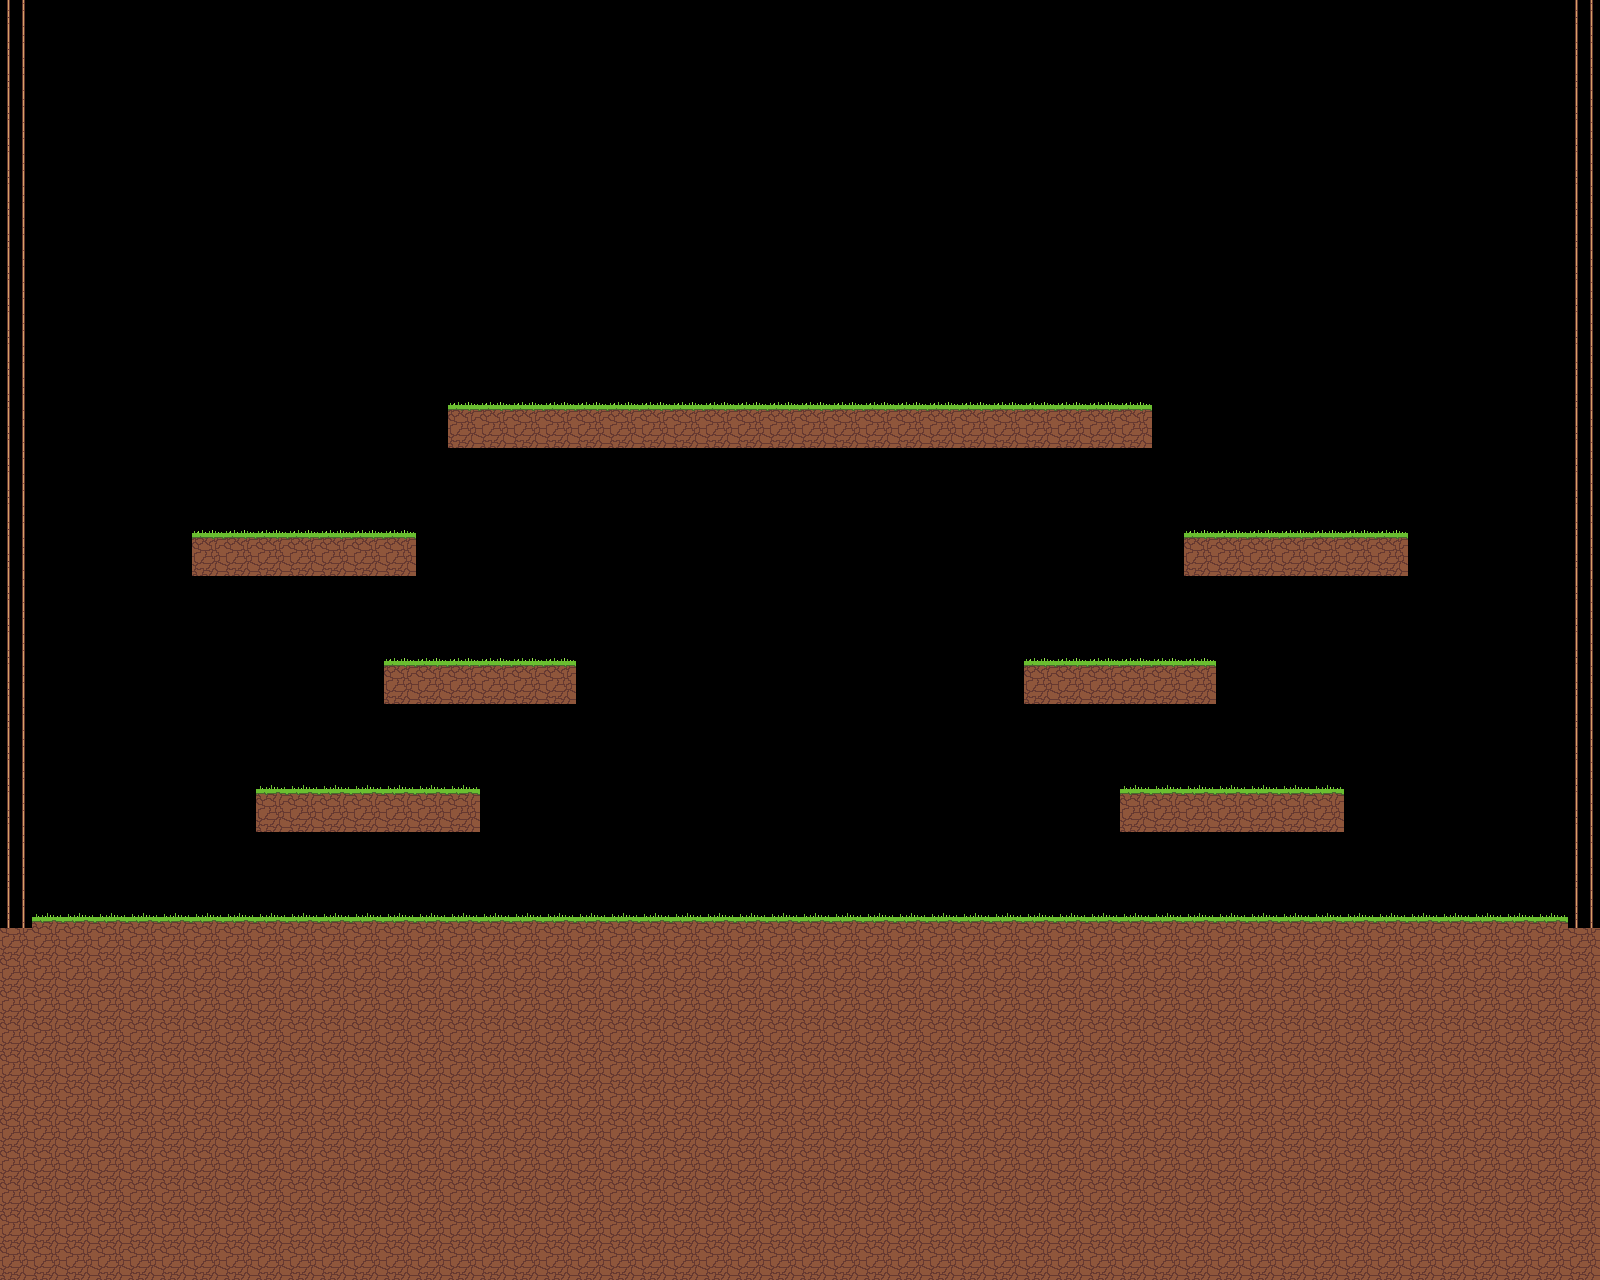

Rendered tile map (Tiled .tmx) drawn with the repository's tilesets; below, a short description and the full map source, tile grids included:
An orthogonal 50x40 tile map with 32x32 px tiles, 1 tile layer (suelos) and 22 objects.

<map version="1.10" tiledversion="1.10.2" orientation="orthogonal" renderorder="right-down" width="50" height="40" tilewidth="32" tileheight="32" infinite="0" nextlayerid="6" nextobjectid="113">
 <tileset firstgid="1" source="tilemap1_32.tsx" />
 <layer id="1" name="suelos" width="50" height="40">
  <data encoding="csv">
8,0,0,0,0,0,0,0,0,0,0,0,0,0,0,0,0,0,0,0,0,0,0,0,0,0,0,0,0,0,0,0,0,0,0,0,0,0,0,0,0,0,0,0,0,0,0,0,0,8,
8,0,0,0,0,0,0,0,0,0,0,0,0,0,0,0,0,0,0,0,0,0,0,0,0,0,0,0,0,0,0,0,0,0,0,0,0,0,0,0,0,0,0,0,0,0,0,0,0,8,
8,0,0,0,0,0,0,0,0,0,0,0,0,0,0,0,0,0,0,0,0,0,0,0,0,0,0,0,0,0,0,0,0,0,0,0,0,0,0,0,0,0,0,0,0,0,0,0,0,8,
8,0,0,0,0,0,0,0,0,0,0,0,0,0,0,0,0,0,0,0,0,0,0,0,0,0,0,0,0,0,0,0,0,0,0,0,0,0,0,0,0,0,0,0,0,0,0,0,0,8,
8,0,0,0,0,0,0,0,0,0,0,0,0,0,0,0,0,0,0,0,0,0,0,0,0,0,0,0,0,0,0,0,0,0,0,0,0,0,0,0,0,0,0,0,0,0,0,0,0,8,
8,0,0,0,0,0,0,0,0,0,0,0,0,0,0,0,0,0,0,0,0,0,0,0,0,0,0,0,0,0,0,0,0,0,0,0,0,0,0,0,0,0,0,0,0,0,0,0,0,8,
8,0,0,0,0,0,0,0,0,0,0,0,0,0,0,0,0,0,0,0,0,0,0,0,0,0,0,0,0,0,0,0,0,0,0,0,0,0,0,0,0,0,0,0,0,0,0,0,0,8,
8,0,0,0,0,0,0,0,0,0,0,0,0,0,0,0,0,0,0,0,0,0,0,0,0,0,0,0,0,0,0,0,0,0,0,0,0,0,0,0,0,0,0,0,0,0,0,0,0,8,
8,0,0,0,0,0,0,0,0,0,0,0,0,0,0,0,0,0,0,0,0,0,0,0,0,0,0,0,0,0,0,0,0,0,0,0,0,0,0,0,0,0,0,0,0,0,0,0,0,8,
8,0,0,0,0,0,0,0,0,0,0,0,0,0,0,0,0,0,0,0,0,0,0,0,0,0,0,0,0,0,0,0,0,0,0,0,0,0,0,0,0,0,0,0,0,0,0,0,0,8,
8,0,0,0,0,0,0,0,0,0,0,0,0,0,0,0,0,0,0,0,0,0,0,0,0,0,0,0,0,0,0,0,0,0,0,0,0,0,0,0,0,0,0,0,0,0,0,0,0,8,
8,0,0,0,0,0,0,0,0,0,0,0,0,0,0,0,0,0,0,0,0,0,0,0,0,0,0,0,0,0,0,0,0,0,0,0,0,0,0,0,0,0,0,0,0,0,0,0,0,8,
8,0,0,0,0,0,0,0,0,0,0,0,0,0,11,11,11,11,11,11,11,11,11,11,11,11,11,11,11,11,11,11,11,11,11,11,0,0,0,0,0,0,0,0,0,0,0,0,0,8,
8,0,0,0,0,0,0,0,0,0,0,0,0,0,29,29,29,29,29,29,29,29,29,29,29,29,29,29,29,29,29,29,29,29,29,29,0,0,0,0,0,0,0,0,0,0,0,0,0,8,
8,0,0,0,0,0,0,0,0,0,0,0,0,0,0,0,0,0,0,0,0,0,0,0,0,0,0,0,0,0,0,0,0,0,0,0,0,0,0,0,0,0,0,0,0,0,0,0,0,8,
8,0,0,0,0,0,0,0,0,0,0,0,0,0,0,0,0,0,0,0,0,0,0,0,0,0,0,0,0,0,0,0,0,0,0,0,0,0,0,0,0,0,0,0,0,0,0,0,0,8,
8,0,0,0,0,0,11,11,11,11,11,11,11,0,0,0,0,0,0,0,0,0,0,0,0,0,0,0,0,0,0,0,0,0,0,0,0,11,11,11,11,11,11,11,0,0,0,0,0,8,
8,0,0,0,0,0,29,29,29,29,29,29,29,0,0,0,0,0,0,0,0,0,0,0,0,0,0,0,0,0,0,0,0,0,0,0,0,29,29,29,29,29,29,29,0,0,0,0,0,8,
8,0,0,0,0,0,0,0,0,0,0,0,0,0,0,0,0,0,0,0,0,0,0,0,0,0,0,0,0,0,0,0,0,0,0,0,0,0,0,0,0,0,0,0,0,0,0,0,0,8,
8,0,0,0,0,0,0,0,0,0,0,0,0,0,0,0,0,0,0,0,0,0,0,0,0,0,0,0,0,0,0,0,0,0,0,0,0,0,0,0,0,0,0,0,0,0,0,0,0,8,
8,0,0,0,0,0,0,0,0,0,0,0,11,11,11,11,11,11,0,0,0,0,0,0,0,0,0,0,0,0,0,0,11,11,11,11,11,11,0,0,0,0,0,0,0,0,0,0,0,8,
8,0,0,0,0,0,0,0,0,0,0,0,29,29,29,29,29,29,0,0,0,0,0,0,0,0,0,0,0,0,0,0,29,29,29,29,29,29,0,0,0,0,0,0,0,0,0,0,0,8,
8,0,0,0,0,0,0,0,0,0,0,0,0,0,0,0,0,0,0,0,0,0,0,0,0,0,0,0,0,0,0,0,0,0,0,0,0,0,0,0,0,0,0,0,0,0,0,0,0,8,
8,0,0,0,0,0,0,0,0,0,0,0,0,0,0,0,0,0,0,0,0,0,0,0,0,0,0,0,0,0,0,0,0,0,0,0,0,0,0,0,0,0,0,0,0,0,0,0,0,8,
8,0,0,0,0,0,0,0,20,20,20,20,20,20,20,0,0,0,0,0,0,0,0,0,0,0,0,0,0,0,0,0,0,0,0,20,20,20,20,20,20,20,0,0,0,0,0,0,0,8,
8,0,0,0,0,0,0,0,29,29,29,29,29,29,29,0,0,0,0,0,0,0,0,0,0,0,0,0,0,0,0,0,0,0,0,29,29,29,29,29,29,29,0,0,0,0,0,0,0,8,
8,0,0,0,0,0,0,0,0,0,0,0,0,0,0,0,0,0,0,0,0,0,0,0,0,0,0,0,0,0,0,0,0,0,0,0,0,0,0,0,0,0,0,0,0,0,0,0,0,8,
8,0,0,0,0,0,0,0,0,0,0,0,0,0,0,0,0,0,0,0,0,0,0,0,0,0,0,0,0,0,0,0,0,0,0,0,0,0,0,0,0,0,0,0,0,0,0,0,0,8,
8,20,20,20,20,20,20,20,20,20,20,20,20,20,20,20,20,20,20,20,20,20,20,20,20,20,20,20,20,20,20,20,20,20,20,20,20,20,20,20,20,20,20,20,20,20,20,20,20,8,
29,29,29,29,29,29,29,29,29,29,29,29,29,29,29,29,29,29,29,29,29,29,29,29,29,29,29,29,29,29,29,29,29,29,29,29,29,29,29,29,29,29,29,29,29,29,29,29,29,29,
29,29,29,29,29,29,29,29,29,29,29,29,29,29,29,29,29,29,29,29,29,29,29,29,29,29,29,29,29,29,29,29,29,29,29,29,29,29,29,29,29,29,29,29,29,29,29,29,29,29,
29,29,29,29,29,29,29,29,29,29,29,29,29,29,29,29,29,29,29,29,29,29,29,29,29,29,29,29,29,29,29,29,29,29,29,29,29,29,29,29,29,29,29,29,29,29,29,29,29,29,
29,29,29,29,29,29,29,29,29,29,29,29,29,29,29,29,29,29,29,29,29,29,29,29,29,29,29,29,29,29,29,29,29,29,29,29,29,29,29,29,29,29,29,29,29,29,29,29,29,29,
29,29,29,29,29,29,29,29,29,29,29,29,29,29,29,29,29,29,29,29,29,29,29,29,29,29,29,29,29,29,29,29,29,29,29,29,29,29,29,29,29,29,29,29,29,29,29,29,29,29,
29,29,29,29,29,29,29,29,29,29,29,29,29,29,29,29,29,29,29,29,29,29,29,29,29,29,29,29,29,29,29,29,29,29,29,29,29,29,29,29,29,29,29,29,29,29,29,29,29,29,
29,29,29,29,29,29,29,29,29,29,29,29,29,29,29,29,29,29,29,29,29,29,29,29,29,29,29,29,29,29,29,29,29,29,29,29,29,29,29,29,29,29,29,29,29,29,29,29,29,29,
29,29,29,29,29,29,29,29,29,29,29,29,29,29,29,29,29,29,29,29,29,29,29,29,29,29,29,29,29,29,29,29,29,29,29,29,29,29,29,29,29,29,29,29,29,29,29,29,29,29,
29,29,29,29,29,29,29,29,29,29,29,29,29,29,29,29,29,29,29,29,29,29,29,29,29,29,29,29,29,29,29,29,29,29,29,29,29,29,29,29,29,29,29,29,29,29,29,29,29,29,
29,29,29,29,29,29,29,29,29,29,29,29,29,29,29,29,29,29,29,29,29,29,29,29,29,29,29,29,29,29,29,29,29,29,29,29,29,29,29,29,29,29,29,29,29,29,29,29,29,29,
29,29,29,29,29,29,29,29,29,29,29,29,29,29,29,29,29,29,29,29,29,29,29,29,29,29,29,29,29,29,29,29,29,29,29,29,29,29,29,29,29,29,29,29,29,29,29,29,29,29
</data>
 </layer>
 <objectgroup id="5" name="tierra">
  <object id="55" x="4" y="922" width="1594" height="356" />
  <object id="57" x="448" y="408" width="702" height="44" />
  <object id="59" x="1186" y="539" width="223" height="38" />
  <object id="60" x="1025" y="666" width="188" height="38" />
  <object id="61" x="1122" y="794" width="220" height="39" />
  <object id="62" x="258" y="792" width="223" height="38" />
  <object id="63" x="384" y="665" width="192" height="40" />
  <object id="64" x="190" y="535" width="226" height="39" />
  <object id="108" x="1573" y="3" width="20" height="914" />
  <object id="112" x="5" y="2" width="22" height="916" />
 </objectgroup>
 <objectgroup id="3" name="estrellas">
  <object id="84" x="1216" y="491">
   <point />
  </object>
  <object id="85" x="1295" y="751">
   <point />
  </object>
  <object id="86" x="1167" y="750">
   <point />
  </object>
  <object id="87" x="432" y="752">
   <point />
  </object>
  <object id="88" x="303" y="750">
   <point />
  </object>
  <object id="89" x="431" y="619">
   <point />
  </object>
  <object id="90" x="527" y="621">
   <point />
  </object>
  <object id="91" x="1165" y="623">
   <point />
  </object>
  <object id="92" x="1070" y="623">
   <point />
  </object>
  <object id="102" x="380" y="493">
   <point />
  </object>
 </objectgroup>
 <objectgroup id="4" name="gotas">
  <object id="106" x="1386" y="499" width="11" height="11" />
  <object id="107" x="394" y="501" width="10" height="10" />
 </objectgroup>
</map>
